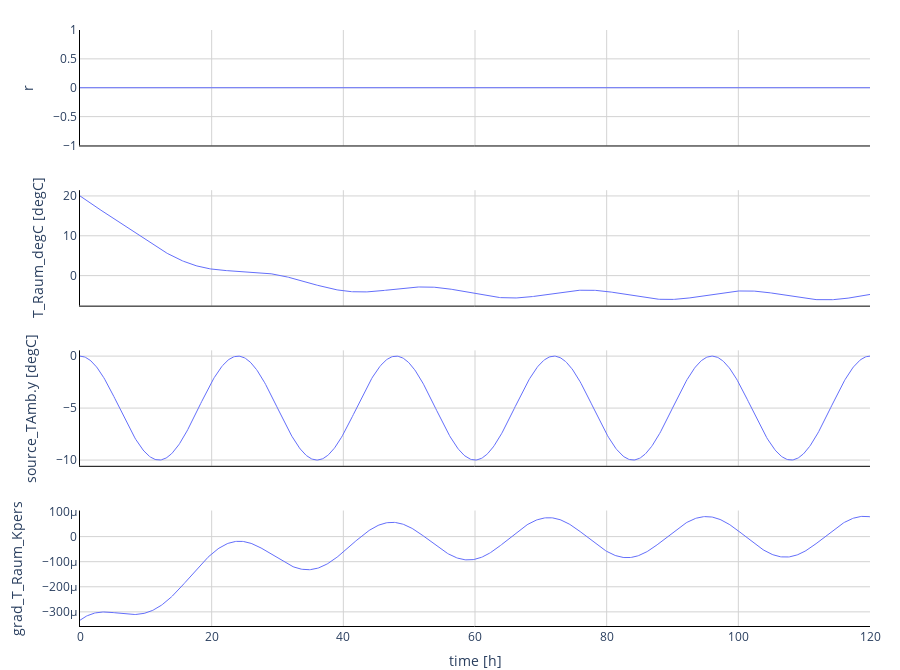

The code cell stored with this chart in its notebook:
### Code cell
import fmpy


filename = 'FMUInterfaceTester_MECS_regular.fmu'

start_values = {
    # variable                                   start   unit       description
    'T_Room_start_degC':                           (20, 'degC'),  # Inital room temperature in degC
    'Q_flow_heating_max':                      (4000.0, 'W'),     # Maximal capacity of room heater at fully open valve
    'add_heatFlows.k1':                              1,           # Gain of input signal 1
    'add_heatFlows.k2':                              1,           # Gain of input signal 2
    'integrator_Temperatur.k':                      (1, '1'),     # Integrator gain
    'source_TAmb.amplitude':                         5,           # Amplitude of sine wave
    'source_TAmb.f':           (1.1574074074074073E-05, 'Hz'),    # Frequency of sine wave
    'source_TAmb.phase':                            (0, 'rad'),   # Phase of sine wave
    'source_TAmb.offset':                          (-5, 'degC'),  # Offset of output signal y
    'source_TAmb.startTime':                   (-21600, 's'),     # Output y = offset for time < startTime
}

output = [
    'T_Raum_degC',        # Raumtemperatur in °C
    'grad_T_Raum_Kpers',  # Raumtemperaturgradient in K/s
    'r',
    'source_TAmb.y'
]

result = fmpy.simulate_fmu(filename, start_values=start_values, output=output, stop_time=60*60*24*5)

fmpy.plot_result(result)

### Figure 1 — Plotly figure (JSON) as saved in the notebook; plotly's stock layout.template omitted (floating-point values rounded to 4 significant figures; data arrays with more than 128 entries replaced by an {"elided": "..."} marker saying what was removed)
{"data": [{"line": {"color": "#636efa", "width": 1}, "marker": {"color": "#636efa", "size": 5}, "name": "r", "type": "scatter", "x": {"elided": "865 float values"}, "xaxis": "x", "y": {"elided": "865 int values"}, "yaxis": "y"}, {"line": {"color": "#636efa", "width": 1}, "marker": {"color": "#636efa", "size": 5}, "name": "T_Raum_degC", "type": "scatter", "x": {"elided": "865 float values"}, "xaxis": "x2", "y": {"elided": "865 float values"}, "yaxis": "y2"}, {"line": {"color": "#636efa", "width": 1}, "marker": {"color": "#636efa", "size": 5}, "name": "source_TAmb.y", "type": "scatter", "x": {"elided": "865 float values"}, "xaxis": "x3", "y": {"elided": "865 float values"}, "yaxis": "y3"}, {"line": {"color": "#636efa", "width": 1}, "marker": {"color": "#636efa", "size": 5}, "name": "grad_T_Raum_Kpers", "type": "scatter", "x": {"elided": "865 float values"}, "xaxis": "x4", "y": {"elided": "865 float values"}, "yaxis": "y4"}], "layout": {"height": 670, "margin": {"b": 0, "r": 30, "t": 30}, "plot_bgcolor": "rgba(0,0,0,0)", "showlegend": false, "xaxis": {"anchor": "y", "domain": [0, 1], "gridcolor": "LightGrey", "gridwidth": 1, "linecolor": "black", "matches": "x4", "range": [0, 120], "showgrid": true, "showline": true, "showticklabels": false, "ticklen": 0, "zerolinecolor": "LightGrey", "zerolinewidth": 1}, "xaxis2": {"anchor": "y2", "domain": [0, 1], "gridcolor": "LightGrey", "gridwidth": 1, "linecolor": "black", "matches": "x4", "range": [0, 120], "showgrid": true, "showline": true, "showticklabels": false, "ticklen": 0, "zerolinecolor": "LightGrey", "zerolinewidth": 1}, "xaxis3": {"anchor": "y3", "domain": [0, 1], "gridcolor": "LightGrey", "gridwidth": 1, "linecolor": "black", "matches": "x4", "range": [0, 120], "showgrid": true, "showline": true, "showticklabels": false, "ticklen": 0, "zerolinecolor": "LightGrey", "zerolinewidth": 1}, "xaxis4": {"anchor": "y4", "domain": [0, 1], "gridcolor": "LightGrey", "gridwidth": 1, "linecolor": "black", "range": [0, 120], "showgrid": true, "showline": true, "ticklen": 0, "title": {"text": "time [h]"}, "zerolinecolor": "LightGrey", "zerolinewidth": 1}, "yaxis": {"anchor": "x", "domain": [0.8063, 1], "gridcolor": "LightGrey", "gridwidth": 1, "linecolor": "black", "showgrid": true, "showline": true, "ticklen": 0, "title": {"text": "r"}, "zerolinecolor": "LightGrey", "zerolinewidth": 1}, "yaxis2": {"anchor": "x2", "domain": [0.5375, 0.7312], "gridcolor": "LightGrey", "gridwidth": 1, "linecolor": "black", "showgrid": true, "showline": true, "ticklen": 0, "title": {"text": "T_Raum_degC [degC]"}, "zerolinecolor": "LightGrey", "zerolinewidth": 1}, "yaxis3": {"anchor": "x3", "domain": [0.2687, 0.4625], "gridcolor": "LightGrey", "gridwidth": 1, "linecolor": "black", "showgrid": true, "showline": true, "ticklen": 0, "title": {"text": "source_TAmb.y [degC]"}, "zerolinecolor": "LightGrey", "zerolinewidth": 1}, "yaxis4": {"anchor": "x4", "domain": [0, 0.1938], "gridcolor": "LightGrey", "gridwidth": 1, "linecolor": "black", "showgrid": true, "showline": true, "ticklen": 0, "title": {"text": "grad_T_Raum_Kpers"}, "zerolinecolor": "LightGrey", "zerolinewidth": 1}}}
